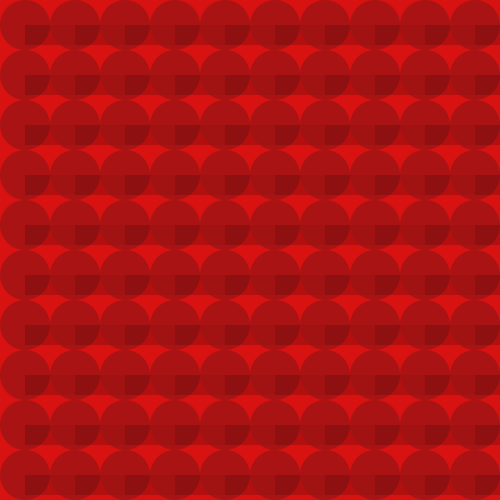
Frame 1 (no input)
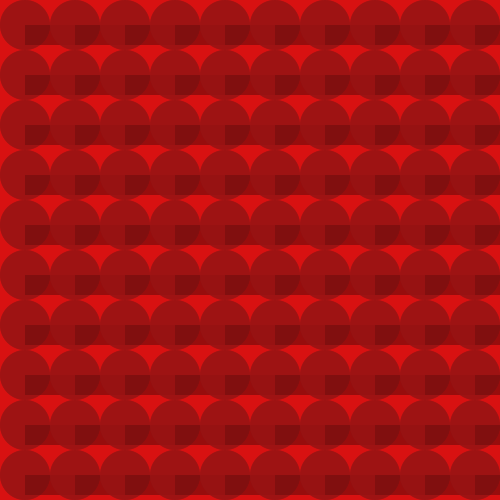
Frame 2 (the mouse pressed at the canvas centre, redrawn once)

The Processing sketch that drew these frames (run headless with seeded random() and noise(); the mouse was pressed at the canvas centre and the sketch redrawn once):

// Processing sketch: processing_84813
// ── processing_84813.pde

void setup()
{
  size(500, 500);
  background(216, 17, 17);
  noStroke();
  smooth();
}

void draw()
{


  //la boucle for
  //FAIRE UNE LIGNE HORIZONTALE
  /*for(int posx=25; posx<=475; posx=posx+50)
   {
   ellipse(posx,25,50,50);*/

  //FAIRE UNE LIGNE VERTICALE
  /*for(int posy=25; posy<=475; posy=posy+50)
   {
   ellipse(25,posy,50,50);
   }*/


  //TRAME ROND ROUGE ET CARRE FONCE
  for (int posx=25; posx<=475; posx=posx+50)
    for (int posy=25; posy<=475; posy=posy+50)
    {  

      noFill();
      noStroke();

      fill(155, 19, 19,200);
      ellipse(posx, posy, 50, 50);
      fill(33, 5, 5,50);
      rect(posx, posy, 50, 20);
    }
  noLoop();
}
